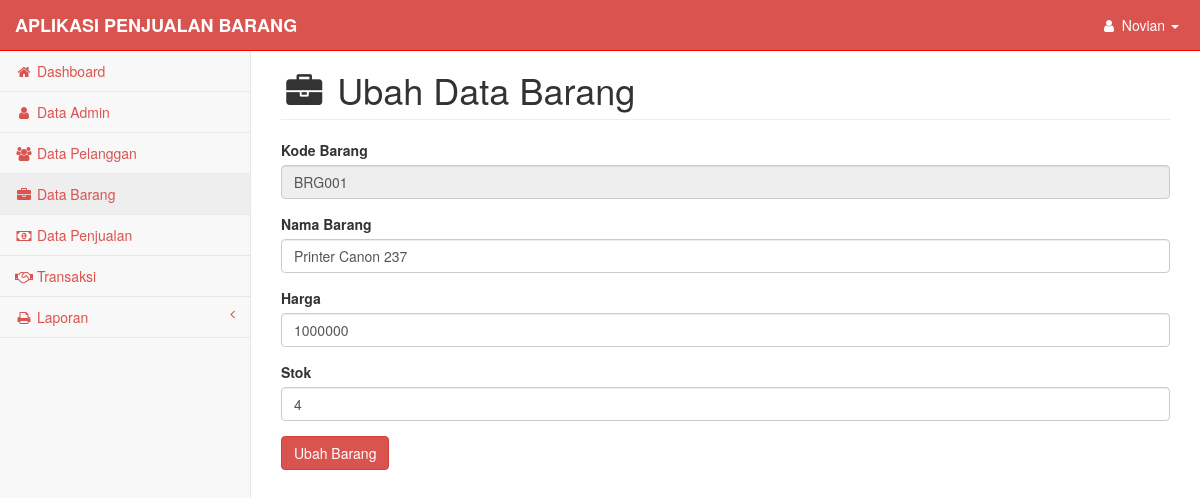
/pages/barang_ubah.php?kode_barang=BRG001 (signed in), run on the app's committed database.
### tables this page shows
CREATE TABLE `barang` (
  `kode_barang` varchar(50) NOT NULL,
  `nama_barang` varchar(100) NOT NULL,
  `harga` varchar(100) NOT NULL,
  `stok` varchar(50) NOT NULL
);

### pages/functions.php (called while the page is built, shortened)
<?php
$koneksi = mysqli_connect("localhost", "root", "", "penjualan");
function query ($query) {
	global $koneksi;
	$result = mysqli_query ($koneksi, $query);
	$rows = [];
	while ( $row = mysqli_fetch_assoc ($result)) {
		$rows [] = $row;
	}
	return $rows;
}
?>

### pages/barang_ubah.php (the view, shortened to what this page needs)
<?php
require 'functions.php';
$kode_barang = $_GET["kode_barang"];
$barang = query("SELECT * FROM barang WHERE kode_barang = '$kode_barang'")[0];
$nama_admin = query("SELECT * FROM admin WHERE kode_admin = '$_SESSION[kode_admin]' ");
?>
<!DOCTYPE html>
<html lang="en">
    <head>
        <link href="../css/bootstrap.min.css" rel="stylesheet">
        <link href="../css/metisMenu.min.css" rel="stylesheet">
        <link href="../css/timeline.css" rel="stylesheet">
        <link href="../css/startmin.css" rel="stylesheet">
        <link href="../css/morris.css" rel="stylesheet">
        <link href="../css/font-awesome.min.css" rel="stylesheet" type="text/css">
    </head>
    <body>
           <div id="wrapper">
            <nav class="navbar navbar-inverse navbar-fixed-top" role="navigation" >
                <div class="navbar-header">
                    <a class="navbar-brand" style="color:white;" href="#">APLIKASI PENJUALAN BARANG</a>
                </div>
                <ul class="nav navbar-right navbar-top-links">
                    <li class="dropdown">
                        <a class="dropdown-toggle" data-toggle="dropdown" href="#" style="color:white;">
                            <i class="fa fa-user fa-fw"></i>
                            <?php foreach ($nama_admin as $row) : ?>
                                <?php echo $row["nama_admin"]; ?>
                            <?php endforeach; ?>
                            <b class="caret"></b>
                        </a>
                    </li>
                </ul>
                <div class="navbar-default sidebar" role="navigation">
                    <div class="sidebar-nav navbar-collapse">
                        <ul class="nav" id="side-menu">
                            <li>
                                <a href="index.php"><i class="fa fa-home fa-fw"></i> Dashboard</a>
                            </li>
                            <li>
                                <a href="admin.php"><i class="fa fa-user fa-fw"></i> Data Admin</a>
                            </li>
                            <li>
                                <a href="pelanggan.php" ><i class="fa fa-users fa-fw"></i> Data Pelanggan</a>
                            </li>
                            <li>
                                <a href="barang.php" class="active"><i class="fa fa-briefcase fa-fw"></i> Data Barang</a>
                            </li>
                            <li>
                                <a href="penjualan.php"><i class="fa fa-money fa-fw"></i> Data Penjualan</a>
                            </li>
                            <li>
                                <a href="transaksi.php"><i class="fa fa-handshake-o fa-fw"></i> Transaksi</a>
                            </li>
                            <li>
                                <a href="#"><i class="fa fa-print fa-fw"></i> Laporan<span class="fa arrow"></span></a>
                            </li>
                        </ul>
                    </div>
                </div>
            </nav>
            <div id="page-wrapper">
                <div class="container-fluid">
                	<form action="" method="post">
                    <div class="row">
                        <div class="col-lg-12">
                            <h1 class="page-header"><i class="fa fa-briefcase fa-fw"></i> Ubah Data Barang</h1>
                        </div>
                    </div>
                     <div class="form-group">
						<label for="kode_barang">Kode Barang</label>
						<input class="form-control" placeholder="Kode Barang" name="kode_barang" id="kode_barang" value="<?php echo $barang["kode_barang"] ?>" readonly>
					</div>
					<div class="form-group">
						<label for="nama_barang">Nama Barang</label>
						<input class="form-control" placeholder="Nama Barang" name="nama_barang" id="nama_barang" value="<?php echo $barang["nama_barang"] ?>" autocomplete="off" autofocus required>
					</div>
                    <div class="form-group">
                        <label for="harga">Harga</label>
                        <input type="number" class="form-control" placeholder="Harga" name="harga" id="harga" value="<?php echo $barang["harga"] ?>" autocomplete="off" required>
                    </div>
					<div class="form-group">
						<label for="stok">Stok</label>
						<input type="number" class="form-control" placeholder="Stok" name="stok" id="stok" value="<?php echo $barang["stok"] ?>" autocomplete="off" required>
					</div>
					<button type="submit" class="btn btn-danger" name="ubah_barang">Ubah Barang</button>
                    </form>
				</div>
        </div>
    </body>
</html>

### css/startmin.css (style rules this page uses)
body { background-color: #f8f8f8; }
#wrapper { width: 100%; }
#page-wrapper { padding-top: 30px; min-height: 568px; background-color: #fff; }
@media (min-width:768px) { #page-wrapper { position: inherit; margin-left: 250px; padding: 30px 15px 0 15px; border-left: 1px solid #e7e7e7; } }
.navbar-header { float: left; }
.navbar-right { text-align: right; }
.navbar-top-links { margin: 0; }
.navbar-top-links li { display: inline-block; }
.navbar-top-links li:last-child { margin-right: 6px; }
.navbar-top-links li a { padding: 15px; min-height: 50px; }
.navbar-top-links>li>a { color: #999; }
.sidebar .sidebar-nav.navbar-collapse { padding-right: 0; padding-left: 0; }
.sidebar ul li { border-bottom: 1px solid #e7e7e7; }
.sidebar ul li a.active { background-color: #eee; }
.sidebar .arrow { float: right; }
.sidebar .fa.arrow:before { content: "\f104"; }
@media (min-width:768px) { .sidebar { z-index: 1; position: absolute; width: 250px; margin-top: 51px; } }

### pages/barang_ubah.php (style rules this page uses)
.navbar-inverse { background-color: #d9534f; border-color: red; }
li a { color: #d9534f; text-decoration: none; }
.navbar-header a { font-weight: bold; }

### data on the page
barang: kode_barang "BRG001", nama_barang "Printer Canon 237", harga "1000000", stok "4"

### other printed values
$row["nama_admin"] "Novian"
